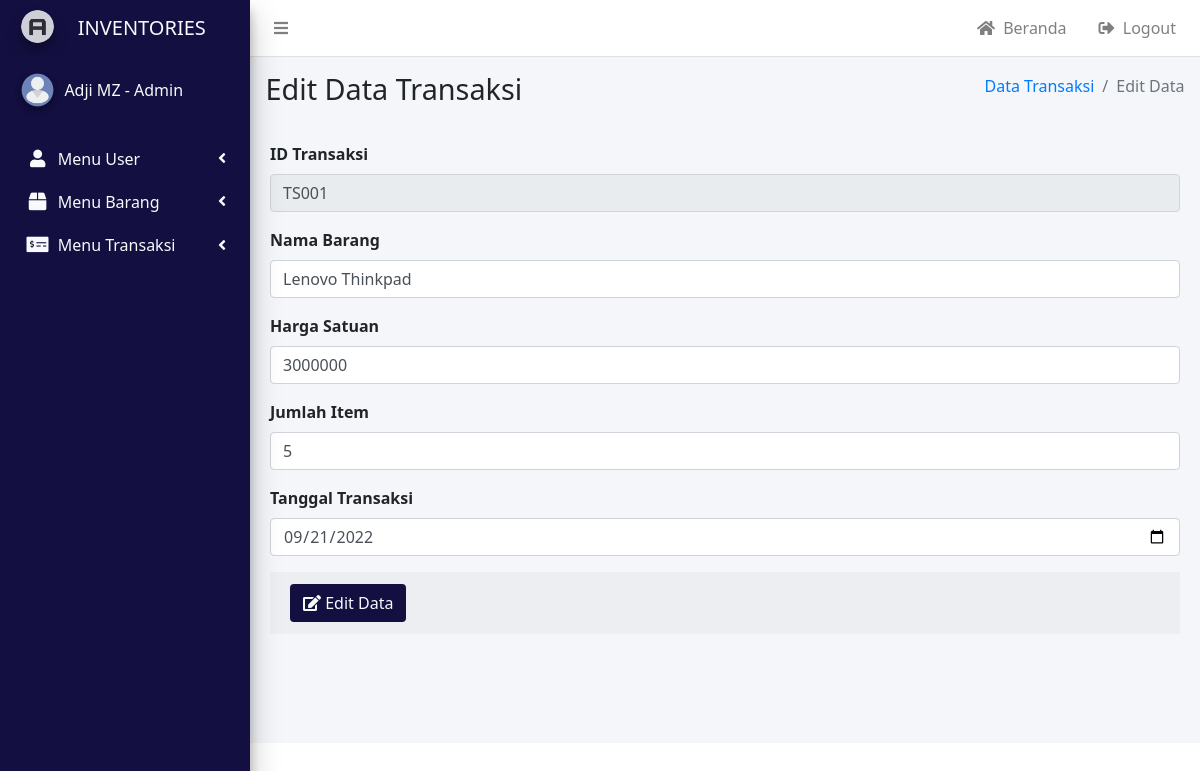
/index.php?page=edit_transaksi&kode=TS001 (signed in), run on the app's committed database.
### tables this page shows
CREATE TABLE `tb_transaksi` (
  `id_transaksi` varchar(10) NOT NULL,
  `nama_barang` varchar(50) NOT NULL,
  `harga_satuan` int(20) NOT NULL,
  `jumlah_barang` int(15) NOT NULL,
  `total` int(20) NOT NULL,
  `tanggal_transaksi` varchar(15) NOT NULL
);

### page/transaksi/edit_data_transaksi.php (the view, shortened to what this page needs)
<?php
	$sql = $mysqli->query("SELECT * FROM tb_transaksi WHERE id_transaksi = '$_GET[kode]'");
	$data = mysqli_fetch_assoc($sql);
?>
  <section class="content-header">
    <div class="container-fluid">
      <div class="row">
        <div class="col-sm-6">
          <h1>Edit Data Transaksi</h1>
        </div>
        <div class="col-sm-6">
          <ol class="breadcrumb float-sm-right">
            <li class="breadcrumb-item"><a href="index.php?page=data_transaksi">Data Transaksi</a></li>
            <li class="breadcrumb-item active">Edit Data</li>
          </ol>
        </div>
      </div>
    </div>
  </section>
<form role="form" method="post">
	<div class="card-body">
	  <div class="form-group">
	    <label for="exampleInputEmail1">ID Transaksi</label>
	    <input type="Text" class="form-control" placeholder="Masukan ID" name="id_barang" value="<?= $data['id_transaksi']; ?>" disabled>
	  </div>
	  <div class="form-group">
	    <label for="exampleInputEmail1">Nama Barang</label>
	    <input type="Text" class="form-control" placeholder="Masukan Nama" name="nama_barang" value="<?= $data['nama_barang']; ?>">
	  </div>
	  <div class="form-group">
	    <label for="exampleInputEmail1">Harga Satuan</label>
	    <input type="Text" class="form-control" placeholder="Masukan Nama" name="harga_satuan" value="<?= $data['harga_satuan']; ?>">
	  </div>
	  <div class="form-group">
	    <label for="exampleInputEmail1">Jumlah Item</label>
	    <input type="Text" class="form-control" placeholder="Masukan Nama" name="jml_barang" value="<?= $data['jumlah_barang']; ?>">
	  </div>
	  <div class="form-group">
	    <label for="exampleInputEmail1">Tanggal Transaksi</label>
	    <input type="date" class="form-control" placeholder="Masukan Status" name="tgl_transaksi" value="<?= $data['tanggal_transaksi']; ?>">
	  </div>
	<div class="card-footer">
	  <button type="submit" class="btn text-light" style="background-color: #130f40;" onclick="return confirm('Edit data?');" name="edit"><i class="fa fa-edit"></i> Edit Data</button>
	</div>
</form>

### index.php (style rules this page uses)
* { font-family: Calibri, Candara, Segoe, "Segoe UI", Optima, Arial, sans-serif; }

### data on the page
tb_transaksi: id_barang "TS001", nama_barang "Lenovo Thinkpad", harga_satuan "3000000", jml_barang "5", tgl_transaksi "09/21/2022"

### other printed values
$id_nama "Adji MZ"
$id_status "Admin"
